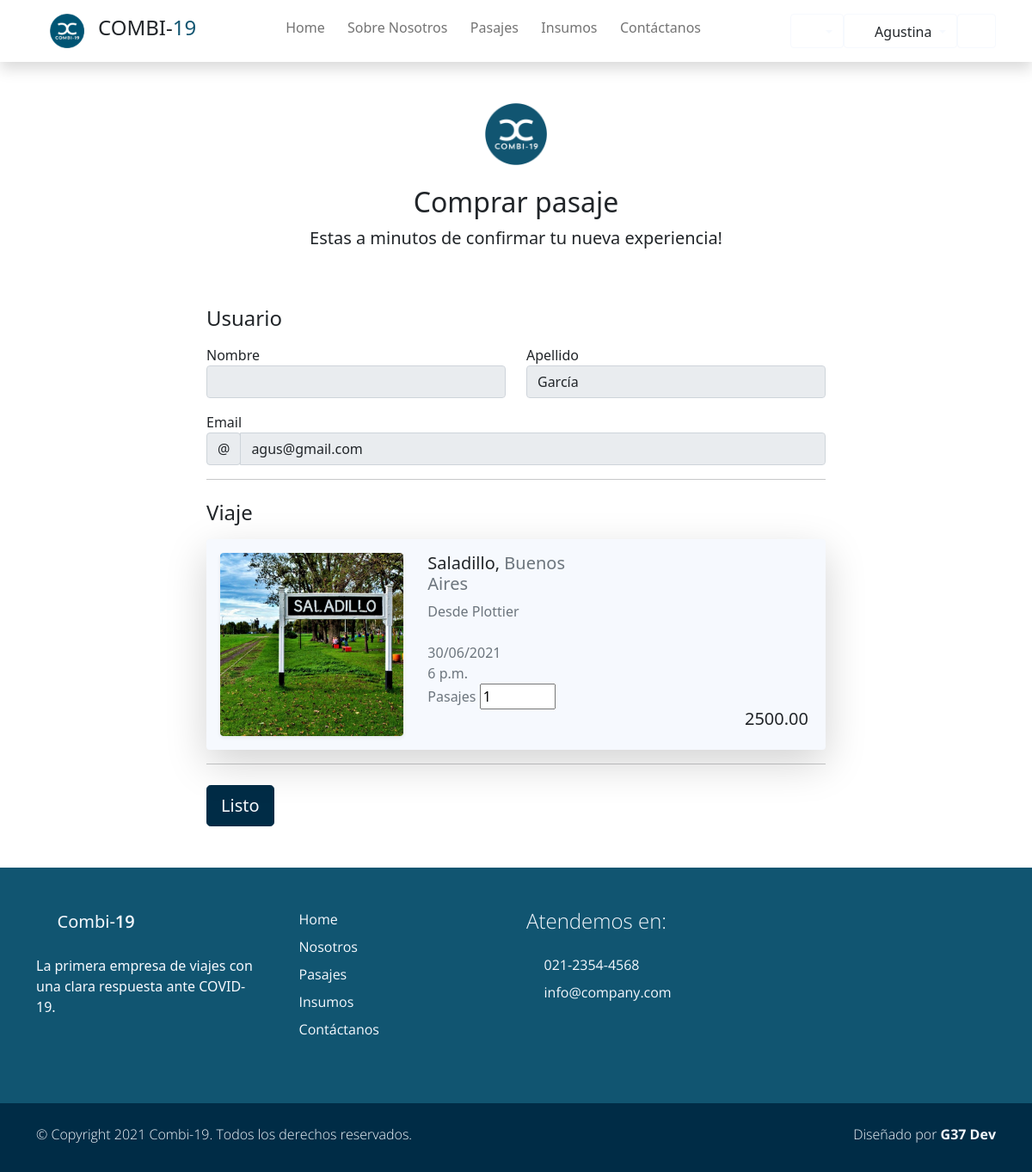
The page /pasajes/comprar2/2 (signed in) on the database its author committed.
### users/models.py (models this page shows, shortened)
class Account(AbstractBaseUser):
    email               = models.EmailField(verbose_name="email", max_length=60, unique=True)
    dni                 = models.IntegerField(verbose_name="dni", unique=True,)
    first_name          = models.CharField(max_length=30, verbose_name='Nombre')
    last_name           = models.CharField(max_length=30, verbose_name='Apellido')
    date_of_birth       = models.DateField(blank=True, null=True)
    is_GOLD             = models.BooleanField(default=False)
    _is_admin           = models.BooleanField(default=False)
    is_active           = models.BooleanField(default=True)
    is_staff            = models.BooleanField(default=False)
    _is_superuser       = models.BooleanField(default=False)
    objects = MyAccountManager()
    class Meta:
        verbose_name        = "Usuario"
        verbose_name_plural = "Usuarios"
    USERNAME_FIELD = 'email'
    REQUIRED_FIELDS = ['dni', 'first_name', 'last_name', 'date_of_birth']
    @property
    def is_superuser(self):
        return self.is_admin
    @property
    def is_admin(self):
        return self.is_staff
    @property
    def es_chofer(self):
        try:
            chofer = self.chofer
            print(chofer)
            return True
        except Chofer.DoesNotExist:
            return False

### Combi19App/models.py (models this page shows, shortened)
class Viaje(models.Model):
    fecha         =   models.DateTimeField(blank=True, null=True)
    ruta          =   models.ForeignKey(Ruta, default=None, blank=True, null=True, on_delete=models.CASCADE)
    combi         =   models.ForeignKey(Vehiculo, blank=True, null=True, on_delete=models.CASCADE)
    estado        =   models.BooleanField(default=False)
    precio        =   models.DecimalField(default=None, blank=True, null=True, max_digits=10, decimal_places=2)
    insumo        =   models.ManyToManyField(Insumo,default=None, blank=True,)
    pasajeros     =   models.ManyToManyField(Account, default=None, blank=True)
    asientos_ocupados = models.IntegerField(default=0, null=True, blank=True)
    class Meta:
        unique_together = ('fecha', 'combi')

class Ruta(models.Model):
    origen        = models.ForeignKey(Lugar, default=None, on_delete=models.CASCADE, related_name='origen')
    destino       = models.ForeignKey(Lugar, default=None, on_delete=models.CASCADE, related_name='destino')
    nombre        = models.CharField(max_length=30, blank=True, null=True, verbose_name='Nombre de ruta')
    km            = models.IntegerField(validators=[MinValueValidator(0)])
    class Meta:
        unique_together = ('origen', 'destino')

class Lugar(models.Model):
    nombre        = models.CharField(max_length=40, blank=True, null=True, unique=True, verbose_name='Lugar')
    provincia     = models.CharField(max_length=20, blank=True, null=True)
    codigo_postal = models.IntegerField(blank=True, null=True, unique=True, validators=[MinValueValidator(1000)])
    imagen        = models.ImageField(upload_to="ciudades", blank=True, null=True)
    class Meta:
        verbose_name_plural = "Lugares"
    def __str__(self):
        return f'{self.nombre}'

### Combi19App/views.py (the view, shortened to what this page needs)
@login_required
def comprar_pasaje_chofer(request, *args, **kwargs):
    viaje_id = kwargs.get("v_id")
    try:
        viaje = Viaje.objects.get(pk = viaje_id)
    except:
        return HttpResponse("Hubo un error")
    usuario_id = kwargs.get("p_id")
    try:
        usuario = Account.objects.get(pk = usuario_id)
    except:
        return HttpResponse("Hubo un error")
    context = {"viaje": viaje, "usuario":usuario}
    return render(request, "Combi19App/detalle_viaje_chofer.html", context)

### Combi19App/templates/Combi19App/detalle_viaje_chofer.html (shortened to what this page needs)
{% extends 'Combi19App/base.html' %}
{% load static %}
{% load bootstrap %}
{% load poll_extras %}
{% block content %}
<div class="container">
    <div class="py-5 text-center ">
      <img class="d-block mx-auto mb-4" src="{% static 'Combi19App/img/logo_is.png' %}" alt="" width="72" height="72">
      <h2>Comprar pasaje</h2>
      <p class="lead">Estas a minutos de confirmar tu nueva experiencia! </p>
    </div>
    <div class="row mx-auto">
      <div class="col-md-8 mx-auto">
        <h4 class="mb-3">Usuario</h4>
        <form class=" pb-5" id="formulario" method="POST"> {% csrf_token %}
          <div class="row">
            <div class="col-md-6 mb-3">
              <label for="firstName">Nombre</label>
              <input type="text" class="form-control" id="firstName" placeholder=""  readonly value="{{usuario.firstName}}">
            </div>
            <div class="col-md-6 mb-3">
              <label for="lastName">Apellido</label>
              <input type="text" class="form-control" id="lastName" placeholder=""  readonly value="{{usuario.last_name}}">
            </div>
          </div>
          <div class="mb-3">
            <label for="username">Email</label>
            <div class="input-group">
              <div class="input-group-prepend">
                <span class="input-group-text">@</span>
              </div>
              <input type="text" class="form-control" id="username" placeholder="Username" readonly value="{{usuario.email}}"">
            </div>
          </div>
          <hr class="mb-4">
          <h4 class="mb-3">Viaje</h4>
            <div  class="card bg-light border-0 shadow-lg overflow-hidden">
                <div class="card-body">
                    <div class="row">
                        <div class="col-md-4">
                            <div href="#" class="card border-0 text-white shadow-sm overflow-hidden mx-5 m-sm-0">
                                <img class="card-img" src="{{viaje.ruta.destino.imagen.url}}" alt="">
                            </div>
                        </div>
                        <div class=" col-md-4 px-3">
                            <h5 class="h5 ">{{viaje.ruta.destino}}, <span class="text-muted">{{viaje.ruta.destino.provincia}}</span></h2>
                            <p class="m-0 p-0 text-muted">Desde {{viaje.ruta.origen}} <i class='p-0 bx bx-map'></i></p>
                            <br>
                            <p class="m-0 p-0 text-muted">{{viaje.fecha|date:"d/m/Y"  }} </p>
                            <p class="m-0 p-0 text-muted">{{viaje.fecha | time}} </p>
                            <label class="text-muted"for='asientos_ocupados'>Pasajes</label>
                            <input type="number" name='asientos_ocupados' id='asientos_ocupados' min="1" value="1" max="{{viaje.combi.capacidad | restar:viaje.asientos_ocupados}}" >
                        </div>
                        <div class="col-md-4 px-3 d-flex  flex-column justify-content-end">
                            <p class=" h5 text-end" id="total-precio">{{viaje.precio}}</p>
                        </div>
                    </div>
                </div>
            </div>
          <hr class="mb-4">
          <button class="btn btn-primary btn-lg btn-block " id="boton-listo" type="button">Listo</button>
        </form>
      </div>
    </div>
</div>
{% endblock %}

### Combi19App/templates/Combi19App/base.html (shortened to what this page needs)
{% load static %}
<!DOCTYPE html>
<html lang="es">
<head>
    {% load static %}
    <link href="{% static 'Combi19App/css/bootstrap.min.css' %}" rel="stylesheet">
    <link href="{% static 'Combi19App/css/boxicon.min.css' %}" rel="stylesheet">
    <link rel="stylesheet" href="{% static 'Combi19App/css/estilos.css' %}">
</head>
<body>
    <nav id="main_nav" class="navbar navbar-expand-lg navbar-light bg-white shadow">
        <div class="container d-flex justify-content-center align-items-center">
            <a class="navbar-brand h1 " href="index.html">
                <a class="navbar-brand" href="#!"><img src="{% static 'Combi19App/img/logo_is_chiquito.png' %}" width="40">
                </a>
                <span class="text-dark h4">COMBI-</span><span class="text-primary h4">19</span></a>
            <div class="align-self-center collapse navbar-collapse flex-fill  d-lg-flex justify-content-lg-between" id="navbar-toggler-success">
                <div class="flex-fill mx-xl-5 mb-2">
                    <ul class="nav navbar-nav d-flex justify-content-between mx-xl-5 text-center text-dark">
                       <li class="nav-item">
                            <a class="nav-link btn-outline-primary rounded-pill px-2" href="{% url 'Home' %}">Home</a>
                        </li>
                        <li class="nav-item">
                            <a class="nav-link btn-outline-primary rounded-pill px-2" href="{% url 'About' %}">Sobre Nosotros</a>
                        </li>
                        <li class="nav-item">
                            <a class="nav-link btn-outline-primary rounded-pill px-2" href="{% url 'Pasajes' %}">Pasajes</a>
                        </li>
                        <li class="nav-item">
                            <a class="nav-link btn-outline-primary rounded-pill px-2" href="{% url 'Insumos' %}">Insumos</a>
                        </li>
                        <li class="nav-item">
                            <a class="nav-link btn-outline-primary rounded-pill px-2" href="{% url 'Contacto' %}">Contáctanos</a>
                        </li>
                    </ul>
                </div>
                <div class="navbar align-self-center">
                    <div class="btn-group" role="group">
                        <div class="btn-group" role="group">
                            <button class="btn btn-outline-light dropdown-toggle" type="button" id="dropdownMenuButton1" data-toggle="dropdown" aria-haspopup="true" aria-expanded="false">
                                <i class='bx bx-help-circle bx-sm bx-tada-hover text-primary'></i>
                            </button>
                        </div>
                    </div>
                    <div class="btn-group" role="group">
                        <div class="btn-group" role="group">
                            <button class="btn btn-outline-light dropdown-toggle" type="button" id="dropdownMenuButton" data-toggle="dropdown" aria-haspopup="true" aria-expanded="false">
                                {% if request.user.es_chofer %}
                                    <i class='bx bx-bus bx-sm text-primary''></i>
                                {% else %}
                                    <i class='bx bx-user-circle bx-sm text-primary'></i>
                                {% endif %}
                                <span class="text-dark">{{ request.user.first_name }}</span>
                            </button>
                        </div>
                    </div>
                    <div>
                        <a class="btn btn-outline-light" href="{% url 'Logout' %}">
                            <i class='bx bx-log-out-circle bx-sm text-primary'></i>
                        </a>
                    </div>
                    </div>
                </div>
            </div>
    </nav>
    <div class="main">
        {% block content %}
        {% endblock content %}
    </div>
    <footer class="bg-primary pt-4">
        <div class="container">
            <div class="row py-4">
                <div class="col-lg-3 col-12 align-left">
                    <a class="navbar-brand" href="index.html">
                        <i class='bx bx-bus bx-sm text-light'></i>
                        <span class="text-light h5">Combi-</span><span class="text-light h5 semi-bold-600">19</span>
                    </a>
                    <p class="text-light my-lg-4 my-2">
                        La primera empresa de viajes con una clara respuesta ante COVID-19.
                    </p>
                    <ul class="list-inline footer-icons light-300">
                        <li class="list-inline-item m-0">
                            <a class="text-light" target="_blank" href="http://facebook.com/">
                                <i class='bx bxl-facebook-square bx-md'></i>
                            </a>
                        </li>
                        <li class="list-inline-item m-0">
                            <a class="text-light" target="_blank" href="https://www.linkedin.com/">
                                <i class='bx bxl-linkedin-square bx-md'></i>
                            </a>
                        </li>
                        <li class="list-inline-item m-0">
                            <a class="text-light" target="_blank" href="https://www.whatsapp.com/">
                                <i class='bx bxl-whatsapp-square bx-md'></i>
                            </a>
                        </li>
                    </ul>
                </div>
                <div class="col-lg-3 col-md-4 my-sm-0 mt-4">
                        <ul class="list-unstyled text-light light-300">
                            <li class="pb-2">
                                <i class='bx-fw bx bxs-chevron-right bx-xs'></i><a class="text-decoration-none text-light"
								href="{% url 'Home' %}">Home</a>
                            </li>
                            <li class="pb-2">
                                <i class='bx-fw bx bxs-chevron-right bx-xs'></i><a class="text-decoration-none text-light py-1"
								href="{% url 'About' %}">Nosotros</a>
                            </li>
                            <li class="pb-2">
                                <i class='bx-fw bx bxs-chevron-right bx-xs'></i><a class="text-decoration-none text-light py-1"
								href="#">Pasajes</a>
                            </li>
                            <li class="pb-2">
                                <i class='bx-fw bx bxs-chevron-right bx-xs'></i></i><a class="text-decoration-none text-light py-1"
								href="#"">Insumos</a>
                            </li>
                            <li class="pb-2">
                                <i class='bx-fw bx bxs-chevron-right bx-xs'></i><a class="text-decoration-none text-light py-1"
								href="#">Contáctanos</a>
                            </li>
                        </ul>
                </div>
                <div class="col-lg-3 col-md-4 my-sm-0 mt-4">
                    <h2 class="h4 pb-lg-3 text-light light-300">Atendemos en:</h2>
                    <ul class="list-unstyled text-light light-300">
                        <li class="pb-2">
                            <i class='bx-fw bx bx-phone bx-xs'></i><a class="text-decoration-none text-light py-1"
							href="tel:010-020-0340">021-2354-4568</a>
                        </li>
                        <li class="pb-2">
                            <i class='bx-fw bx bx-mail-send bx-xs'></i><a class="text-decoration-none text-light py-1"
							href="mailto:info@company.com">info@company.com</a>
                        </li>
                    </ul>
                </div>
            </div>
        </div>
        <div class="w-100 bg-secondary py-3">
            <div class="container">
                <div class="row pt-2">
                    <div class="col-lg-6 col-sm-12">
                        <p class="text-lg-start text-center text-light light-300">
                            © Copyright 2021 Combi-19. Todos los derechos reservados.
                        </p>
                    </div>
                    <div class="col-lg-6 col-sm-12">
                        <p class="text-lg-end text-center text-light light-300">
                            Diseñado por <a rel="sponsored" class="text-decoration-none text-light"
							href="https://cursophp.com.ar/" target="_blank"><strong>G37 Dev</strong></a>
                        </p>
                    </div>
                </div>
            </div>
        </div>
    </footer>

### rows shown on the page
Account: user.first_name "Agustina", last_name "García", email "agus@gmail.com"
Viaje: ruta.destino.imagen (picture), ruta.destino "Saladillo", ruta.destino.provincia "Buenos Aires", ruta.origen "Plottier", fecha "30/06/2021", fecha "6 p.m.", precio "2500.00"
